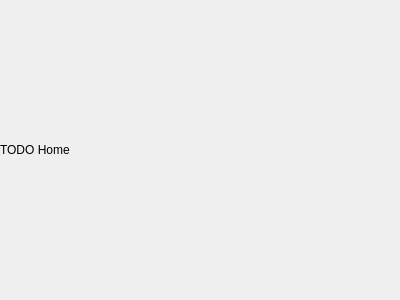
<?xml version="1.0" encoding="UTF-8"?>
<ui version="4.0">
 <class>HomeWidget</class>
 <widget class="QWidget" name="HomeWidget">
  <property name="geometry">
   <rect>
    <x>0</x>
    <y>0</y>
    <width>400</width>
    <height>300</height>
   </rect>
  </property>
  <property name="windowTitle">
   <string>Form</string>
  </property>
  <layout class="QVBoxLayout" name="verticalLayout">
   <property name="leftMargin">
    <number>0</number>
   </property>
   <property name="topMargin">
    <number>0</number>
   </property>
   <property name="rightMargin">
    <number>0</number>
   </property>
   <property name="bottomMargin">
    <number>0</number>
   </property>
   <item>
    <widget class="QLabel" name="label">
     <property name="text">
      <string>TODO Home</string>
     </property>
    </widget>
   </item>
  </layout>
 </widget>
 <resources/>
 <connections/>
</ui>
